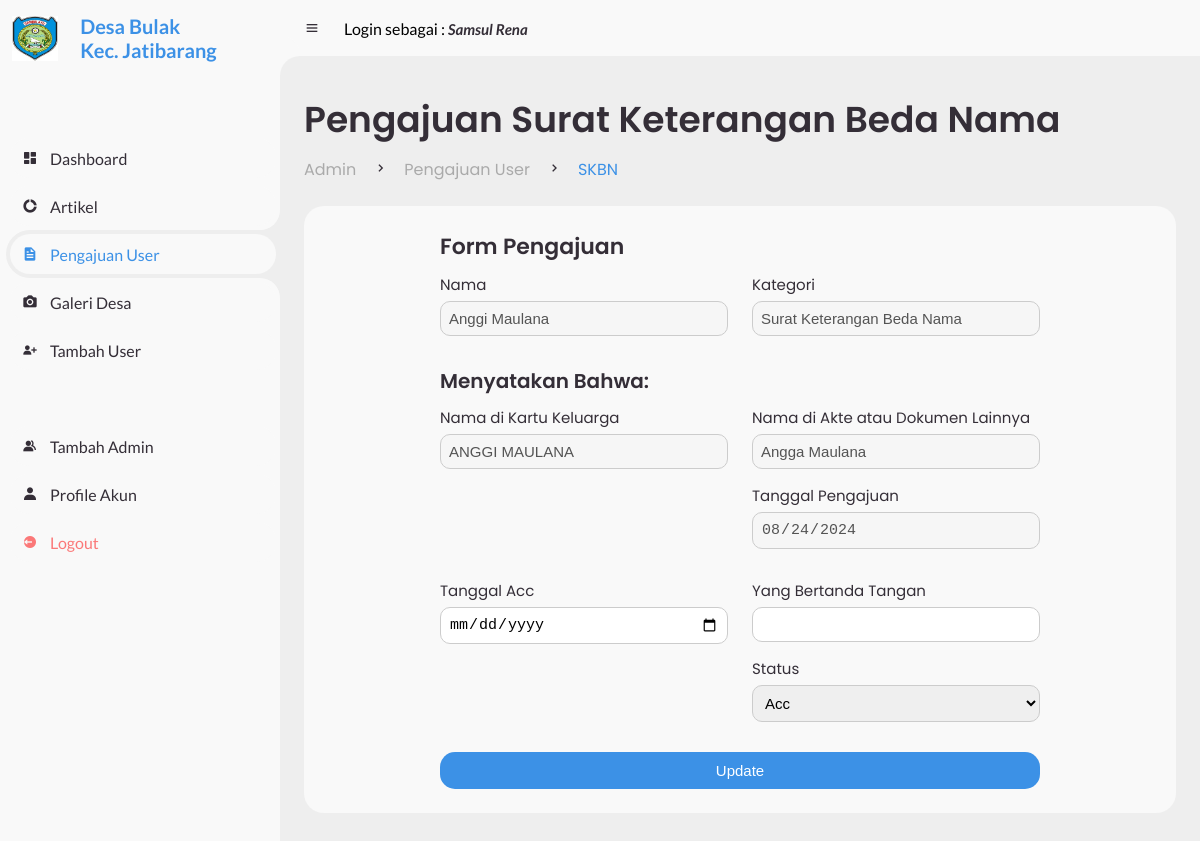
Page /admin/pengajuan/skbn.php?id=73 (signed in) on the committed database.
### tables this page shows
CREATE TABLE `pengajuan` (
  `id_pengajuan` int(11) NOT NULL,
  `nik` varchar(20) NOT NULL,
  `id_kategori` int(20) NOT NULL,
  `nama_usaha` varchar(255) DEFAULT NULL,
  `nama_kk` varchar(255) DEFAULT NULL,
  `nama_akte_dokumen` varchar(255) DEFAULT NULL,
  `keterangan_tidak_mampu` varchar(500) DEFAULT NULL,
  `masa_ktp_sementara` date DEFAULT NULL,
  `keterangan_menikah` varchar(255) DEFAULT NULL,
  `tanggal_pengajuan` date NOT NULL,
  `tanggal_acc` date DEFAULT NULL,
  `status` varchar(20) NOT NULL,
  `nama_kuwu` varchar(255) DEFAULT NULL,
  `id_admin` int(20) DEFAULT NULL
);

CREATE TABLE `user` (
  `user_id` int(11) NOT NULL,
  `nama` varchar(255) NOT NULL,
  `nik` varchar(20) NOT NULL,
  `tempat_lahir` varchar(255) NOT NULL,
  `tanggal_lahir` date NOT NULL,
  `jenis_kelamin` varchar(255) NOT NULL,
  `agama` varchar(255) NOT NULL,
  `alamat` varchar(255) NOT NULL,
  `pekerjaan` varchar(255) NOT NULL,
  `pendidikan` varchar(255) NOT NULL,
  `status_pernikahan` varchar(255) NOT NULL,
  `password` varchar(255) NOT NULL
);

CREATE TABLE `kategori_pengajuan` (
  `id_kategori_pengajuan` int(20) NOT NULL,
  `jenis_pengajuan` varchar(255) NOT NULL
);

### admin/pengajuan/skbn.php (the view, shortened to what this page needs)
<?php
require '../../config/db.php';
$nip = $_SESSION['nip'];
$sql = "SELECT * FROM admin WHERE nip = '$nip'";
$result = mysqli_query($conn, $sql);
$userData = mysqli_fetch_assoc($result);
$displayName = $userData['nama'];
$row = null;
if (isset($_GET['id'])) {
    $id = $_GET['id'];
    $sql = "SELECT p.id_pengajuan, u.nama AS nama_user, k.jenis_pengajuan AS kategori, p.tanggal_pengajuan, p.nama_kk, p.nama_akte_dokumen, p.status
            FROM pengajuan p
            JOIN user u ON p.nik = u.nik
            JOIN kategori_pengajuan k ON p.id_kategori = k.id_kategori_pengajuan
            WHERE p.id_pengajuan = ?";
    $stmt = $conn->prepare($sql);
    $stmt->bind_param("i", $id);
    $stmt->execute();
    $result = $stmt->get_result();
    if ($result->num_rows > 0) {
        $row = $result->fetch_assoc();
    } else {
        echo "Data tidak tersedia!";
        exit;
    }
}
?>
<!DOCTYPE html>
<html lang="en">
<head>
    <link href='https://unpkg.com/boxicons@2.0.9/css/boxicons.min.css' rel='stylesheet'>
    <link rel="stylesheet" href="../../user/style.css">
    <link rel="stylesheet" href="https://cdn.jsdelivr.net/npm/sweetalert2@11/dist/sweetalert2.min.css">
</head>
<body>
    <section id="sidebar">
        <?php include 'brand.php' ?>
        <ul class="side-menu top">
            <li>
                <a href="../index.php">
                    <i class='bx bxs-dashboard'></i>
                    <span class="text">Dashboard</span>
                </a>
            </li>
            <li>
                <a href="../artikel.php">
                    <i class='bx bxs-doughnut-chart'></i>
                    <span class="text">Artikel</span>
                </a>
            </li>
            <li class="active">
                <a href="../pengajuan_user.php">
                    <i class='bx bxs-file'></i>
                    <span class="text">Pengajuan User</span>
                </a>
            </li>
            <li>
                <a href="../galeri.php">
                    <i class='bx bxs-camera' ></i>
                    <span class="text">Galeri Desa</span>
                </a>
            </li>
            <li>
                <a href="../tambah_user.php">
                    <i class='bx bxs-user-plus'></i>
                    <span class="text">Tambah User</span>
                </a>
            </li>
        </ul>
        <ul class="side-menu">
            <li>
                <a href="../tambah_admin.php">
                    <i class='bx bxs-group'></i>
                    <span class="text">Tambah Admin</span>
                </a>
            </li>
            <li>
                <a href="../profile_akun.php">
                    <i class='bx bxs-user'></i>
                    <span class="text">Profile Akun</span>
                </a>
            </li>
            <li>
                <a href="../logout.php" class="logout">
                    <i class='bx bxs-log-out-circle'></i>
                    <span class="text">Logout</span>
                </a>
            </li>
        </ul>
    </section>
    <section id="content">
        <?php include '../navbar.php' ?>
        <main>
            <div class="head-title">
                <div class="left">
                    <h1>Pengajuan Surat Keterangan Beda Nama</h1>
                    <ul class="breadcrumb">
                        <li><a href="index.php">Admin</a></li>
                        <li><i class='bx bx-chevron-right'></i></li>
                        <li><a href="index.php">Pengajuan User</a></li>
                        <li><i class='bx bx-chevron-right'></i></li>
                        <li><a class="active" href="pengajuan_user.php">SKBN</a></li>
                    </ul>
                </div>
            </div>
            <div class="table-data">
                <div class="order">
                    <div class="formulir-pengajuan" id="pengajuanForm">
                        <h3 style="margin-bottom:10px; font-size:22px; font-weight: 600;">Form Pengajuan</h3>
                        <form action="skbn.php" method="POST">
                            <div class="form-row">
                                <div class="form-column">
                                    <div class="data-user">
                                        <label for="nama">Nama</label>
                                        <input type="text" id="nama" value="<?php echo htmlspecialchars($row['nama_user'] ?? ''); ?>" disabled>
                                    </div>
                                </div>
                                <div class="form-column">
                                    <div class="data-user">
                                        <label for="jenis_pengajuan">Kategori</label>
                                        <input type="text" id="jenis_pengajuan" value="<?php echo htmlspecialchars($row['kategori'] ?? ''); ?>" disabled>
                                    </div>
                                </div>
                            </div>
                            <h3 style="margin-bottom:10px; font-size:20px; font-weight: 600;">Menyatakan Bahwa: </h3>
                            <div class="form-row">
                                <div class="form-column">
                                    <div class="data-user">
                                        <label for="nama_kk">Nama di Kartu Keluarga</label>
                                        <input type="text" id="nama_kk" value="<?php echo htmlspecialchars($row['nama_kk'] ?? ''); ?>" disabled>
                                    </div>
                                </div>
                                <div class="form-column">
                                    <div class="data-user">
                                        <label for="nama_akte_dokumen">Nama di Akte atau Dokumen Lainnya</label>
                                        <input type="text" id="nama_akte_dokumen" value="<?php echo htmlspecialchars($row['nama_akte_dokumen'] ?? ''); ?>" disabled>
                                    </div>
                                    <div class="data-user">
                                        <label for="tanggal_pengajuan">Tanggal Pengajuan</label>
                                        <input type="date" id="tanggal_pengajuan" value="<?php echo htmlspecialchars($row['tanggal_pengajuan'] ?? ''); ?>" disabled>
                                    </div>
                                </div>
                            </div>
                            <div class="form-row">
                                <div class="form-column">
                                    <div class="data-user">
                                        <label for="tanggal_acc">Tanggal Acc</label>
                                        <input type="date" id="tanggal_acc" name="tanggal_acc" required>
                                    </div>
                                </div>
                                <div class="form-column">
                                    <div class="data-user">
                                        <label for="ttd">Yang Bertanda Tangan</label>
                                        <input type="text" id="ttd" name="ttd" required>
                                    </div>
                                    <div class="data-user">
                                        <label for="status">Status</label>
                                        <select id="status" name="status" required>
                                            <option value="Acc" <?php echo ($row['status'] ?? '') === 'Acc' ? 'selected' : ''; ?>>Acc</option>
                                        </select>
                                    </div>
                                </div>
                            </div>
                            <button type="submit">Update</button>
                        </form>
                    </div>
                </div>
            </div>
        </main>
    </section>
</body>
</html>

### admin/navbar.php (shortened to what this page needs)
<nav>
    <i class='bx bx-menu'></i>
    <p>Login sebagai : <a href="#" class="nav-link"><i><?php echo htmlspecialchars($displayName, ENT_QUOTES, 'UTF-8'); ?></i></a></p>
</nav>

### rows in the picture
pengajuan: nama "Anggi Maulana", id_kategori.jenis_pengajuan "Surat Keterangan Beda Nama", nama_kk "ANGGI MAULANA", nama_akte_dokumen "Angga Maulana", tanggal_pengajuan "08/24/2024", status "Acc"

### other values in the picture
$displayName "Samsul Rena"
